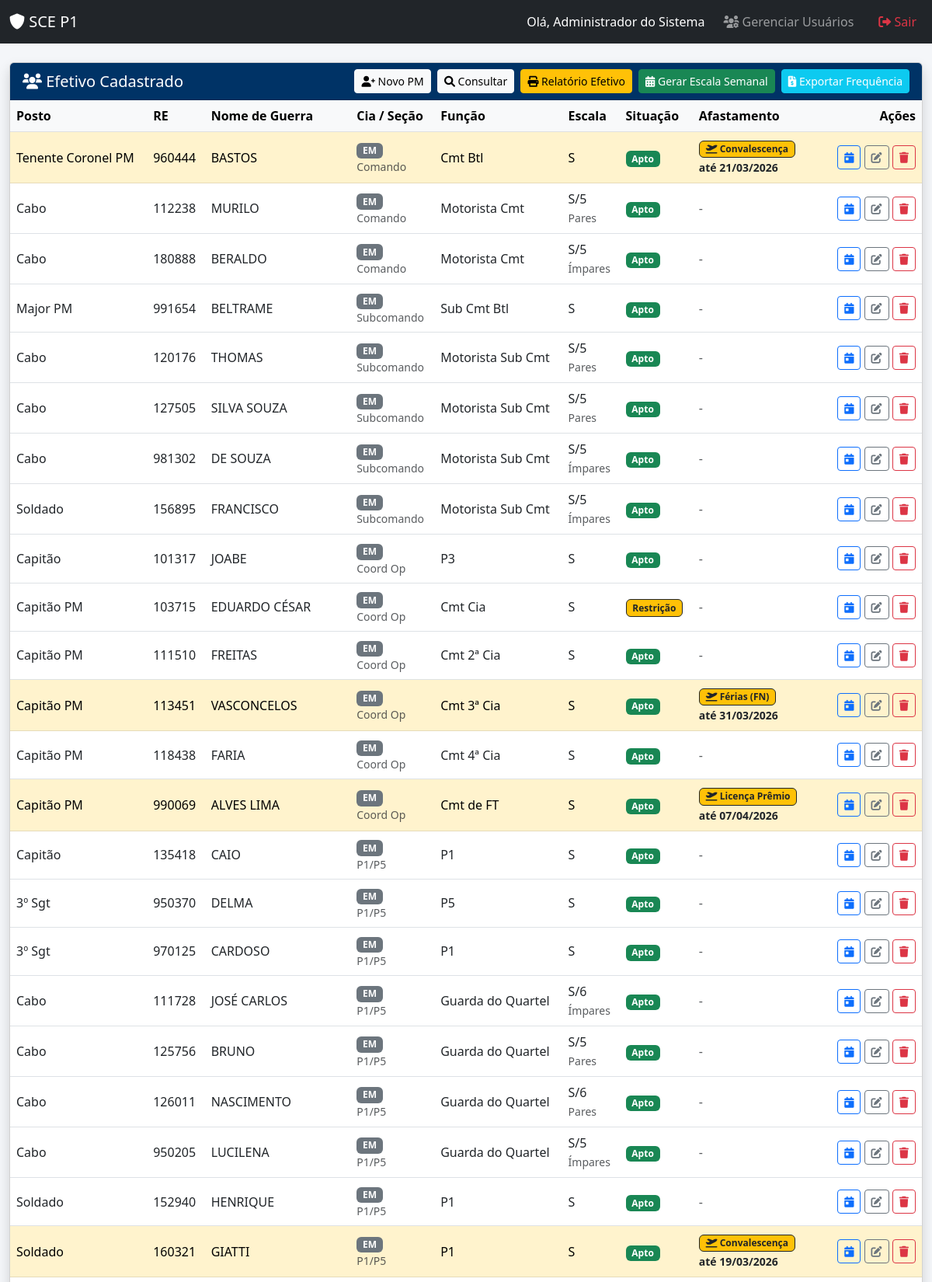
/ (signed in, upper part), run on the app's committed database.
### app.py (models this page shows)
class Usuario(UserMixin, db.Model):
    id = db.Column(db.Integer, primary_key=True)
    username = db.Column(db.String(20), unique=True, nullable=False)
    re = db.Column(db.String(20), unique=True, nullable=False)
    nome = db.Column(db.String(100), nullable=False)
    password = db.Column(db.String(100), nullable=False)
    perfil = db.Column(db.String(20), default='comum') # 'admin', 'operador', 'comum'

class Policial(db.Model):
    id = db.Column(db.Integer, primary_key=True)
    posto = db.Column(db.String(20))
    re = db.Column(db.String(20), unique=True)
    nome = db.Column(db.String(100))
    nome_guerra = db.Column(db.String(50))
    cia = db.Column(db.String(20))
    secao_em = db.Column(db.String(50))
    tipo_escala = db.Column(db.String(20))
    inicio_pares = db.Column(db.Boolean, default=True) # True = Dias Pares
    data_base_escala = db.Column(db.Date, nullable=True)
    funcao = db.Column(db.String(100))
    equipe = db.Column(db.String(50))
    viatura = db.Column(db.String(50))
    ativo = db.Column(db.Boolean, default=True)
    status_saude = db.Column(db.String(50), default='Apto Sem Restrições')
    restricao_tipo = db.Column(db.String(100))
    data_fim_restricao = db.Column(db.Date)

### app.py (the view)
@app.route('/')
@login_required
def index():
    verificar_validade_restricoes()
    pms_raw = Policial.query.filter_by(ativo=True).all()
    hoje = datetime.now().date()
    siglas_afastamento = ['F', 'FN', 'FS', 'CV', 'LP', 'LSV', 'LTS', 'AD', 'LG', 'LA', 'PT', 'NP', 'EAP', 'LT']
    nomes_afastamento = {
        'F': 'Férias',
        'FN': 'Férias (FN)',
        'FS': 'Falta ao Serv.',
        'CV': 'Convalescença',
        'LP': 'Licença Prêmio',
        'LSV': 'Lic. Sem Venc.',
        'LTS': 'Trat. Saúde',
        'AD': 'Adido (Outra OPM)',
        'LG': 'Licença Gestante',
        'PT': 'Lic. Paternidade',
        'LA': 'Licença Adoção',
        'NP': 'Núpcias',
        'LT': 'Luto'
    }
    for pm in pms_raw:
        pm.afastamento_atual = None
        pm.data_fim_afastamento = None
        alt_hoje = AlteracaoEscala.query.filter_by(policial_id=pm.id, data=hoje).first()
        if alt_hoje and alt_hoje.valor in siglas_afastamento:
            sigla = alt_hoje.valor
            pm.afastamento_atual = nomes_afastamento.get(sigla, sigla)
            alts_futuras = AlteracaoEscala.query.filter(
                AlteracaoEscala.policial_id == pm.id,
                AlteracaoEscala.data >= hoje
            ).order_by(AlteracaoEscala.data).all()
            data_fim = hoje
            for alt in alts_futuras:
                if alt.valor == sigla and (alt.data - data_fim).days <= 1:
                    data_fim = alt.data
                elif alt.valor != sigla:
                    break # Mudou de código (ex: de Férias para Trabalho), encerra a busca
            pm.data_fim_afastamento = data_fim
    tem_em = any(pm.cia == 'EM' for pm in pms_raw)
    if tem_em:
        pms_em = [p for p in pms_raw if p.cia == 'EM']
        pms_outros = [p for p in pms_raw if p.cia != 'EM']
        pms_ordenados = ordenar_em_agrupado(pms_em) + ordenar_por_antiguidade(pms_outros)
    else:
        pms_ordenados = ordenar_por_antiguidade(pms_raw)
    e_admin = (getattr(current_user, 'perfil', 'usuario') == 'admin')
    return render_template('index.html', pms=pms_ordenados, user=current_user, e_admin=e_admin, hoje=hoje)

### app.py (called while the page is built)
@login_manager.user_loader
def load_user(user_id):
    return db.session.get(Usuario, int(user_id))

def ordenar_por_antiguidade(lista_pms):
    return sorted(lista_pms, key=lambda pm: (HIERARQUIA.get(pm.posto, 99), pm.re))

def ordenar_em_agrupado(lista_pms):
    return sorted(lista_pms, key=lambda pm: (
        ORDEM_SECOES_EM.get(pm.secao_em, 99),
        HIERARQUIA.get(pm.posto, 99),
        pm.re
    ))

def verificar_validade_restricoes():
    hoje = datetime.now().date()
    pms_restritos = Policial.query.filter(
        Policial.status_saude == 'Apto Com Restrições',
        Policial.data_fim_restricao != None
    ).all()
    alterados = 0
    for pm in pms_restritos:
        if pm.data_fim_restricao < hoje:
            pm.status_saude = 'Apto Sem Restrições'
            pm.restricao_tipo = None
            pm.data_fim_restricao = None
            alterados += 1
    if alterados > 0: db.session.commit()

### templates/index.html (shortened to what this page needs)
<!DOCTYPE html>
<html lang="pt-br">
<head>
    <link href="https://cdn.jsdelivr.net/npm/bootstrap@5.3.0/dist/css/bootstrap.min.css" rel="stylesheet">
    <link href="https://cdnjs.cloudflare.com/ajax/libs/font-awesome/6.0.0/css/all.min.css" rel="stylesheet">
</head>
<body>
    <nav class="navbar navbar-expand-lg navbar-dark bg-dark">
        <div class="container-fluid">
            <a class="navbar-brand" href="#"><i class="fas fa-shield-alt"></i> SCE P1</a>
            <div class="collapse navbar-collapse" id="navbarNav">
                <ul class="navbar-nav ms-auto">
                    <li class="nav-item">
                        <span class="nav-link text-white">Olá, {{ user.nome }}</span>
                    </li>
                    {% if e_admin %}
                    <li class="nav-item">
                        <a class="nav-link btn btn-outline-light btn-sm ms-2" href="{{ url_for('listar_usuarios') }}">
                            <i class="fas fa-users-cog"></i> Gerenciar Usuários
                        </a>
                    </li>
                    {% endif %}
                    <li class="nav-item">
                        <a class="nav-link text-danger ms-3" href="{{ url_for('logout') }}">
                            <i class="fas fa-sign-out-alt"></i> Sair
                        </a>
                    </li>
                </ul>
            </div>
        </div>
    </nav>
    <div class="container-fluid mt-4">
        <div class="card shadow">
            <div class="card-header card-header-custom d-flex justify-content-between align-items-center">
                <h5 class="mb-0"><i class="fas fa-users"></i> Efetivo Cadastrado</h5>
                <div>
                    <button class="btn btn-light btn-sm" data-bs-toggle="modal" data-bs-target="#modal-novo">
                        <i class="fas fa-user-plus"></i> Novo PM
                    </button>
                    <a href="{{ url_for('consultar_pm') }}" class="btn btn-light btn-sm ms-1">
                        <i class="fas fa-search"></i> Consultar
                    </a>
                    <button class="btn btn-warning btn-sm ms-1" data-bs-toggle="modal" data-bs-target="#modal-relatorio">
                        <i class="fas fa-print"></i> Relatório Efetivo
                    </button>
                    <button class="btn btn-success btn-sm ms-1" data-bs-toggle="modal" data-bs-target="#modal-escala">
                        <i class="fas fa-calendar-alt"></i> Gerar Escala Semanal
                    </button>
                    <button class="btn btn-info btn-sm text-white ms-1" data-bs-toggle="modal" data-bs-target="#modal-frequencia">
                        <i class="fas fa-file-invoice-dollar"></i> Exportar Frequência
                    </button>
                </div>
            </div>
            <div class="card-body p-0">
                <div class="table-responsive">
                    <table class="table table-hover mb-0 align-middle">
                        <thead class="table-light">
                            <tr>
                                <th>Posto</th>
                                <th>RE</th>
                                <th>Nome de Guerra</th>
                                <th>Cia / Seção</th>
                                <th>Função</th>
                                <th>Escala</th>
                                <th>Situação</th>
                                <th>Afastamento</th>
                                <th class="text-end">Ações</th>
                            </tr>
                        </thead>
                        <tbody>
                            {% for pm in pms %}
                            <tr class="{% if pm.afastamento_atual %}table-warning{% endif %}">
                                <td>{{ pm.posto }}</td>
                                <td>{{ pm.re }}</td>
                                <td>{{ pm.nome_guerra }}</td>
                                <td>
                                    <span class="badge bg-secondary">{{ pm.cia }}</span>
                                    {% if pm.cia == 'EM' %}
                                        <small class="text-muted d-block">{{ pm.secao_em }}</small>
                                    {% endif %}
                                </td>
                                <td>{{ pm.funcao or '-' }}</td>
                                <td>
                                    {{ pm.tipo_escala }}
                                    {% if pm.tipo_escala in ['S/3', 'S/4', 'S/5', 'S/6', '12x36'] %}
                                        <br><small class="text-muted">{{ 'Pares' if pm.inicio_pares else 'Ímpares' }}</small>
                                    {% endif %}
                                </td>
                                <td>
                                    {% if pm.status_saude == 'Apto Sem Restrições' %}
                                        <span class="badge bg-success">Apto</span>
                                    {% else %}
                                        <span class="badge bg-warning text-dark border border-dark" title="{{ pm.restricao_tipo }}">Restrição</span>
                                    {% endif %}
                                </td>
                                <td>
                                    {% if pm.afastamento_atual %}
                                        <span class="badge bg-warning text-dark border border-dark">
                                            <i class="fas fa-plane-departure"></i> {{ pm.afastamento_atual }}
                                        </span><br>
                                        <small class="fw-bold text-dark">
                                            até {{ pm.data_fim_afastamento.strftime('%d/%m/%Y') if pm.data_fim_afastamento else 'Indefinido' }}
                                        </small>
                                    {% else %}
                                        <span class="text-muted">-</span>
                                    {% endif %}
                                </td>
                                <td class="text-end">
                                    <a href="{{ url_for('escala', id_pm=pm.id) }}" class="btn btn-sm btn-outline-primary" title="Editar Escala">
                                        <i class="fas fa-calendar-day"></i>
                                    </a>
                                    <button class="btn btn-sm btn-outline-secondary btn-editar"
                                            data-bs-toggle="modal" data-bs-target="#modal-novo"
                                            data-id="{{ pm.id }}"
                                            data-re="{{ pm.re }}"
                                            data-posto="{{ pm.posto }}"
                                            data-nome="{{ pm.nome }}"
                                            data-guerra="{{ pm.nome_guerra }}"
                                            data-cia="{{ pm.cia }}"
                                            data-secao="{{ pm.secao_em }}"
                                            data-funcao="{{ pm.funcao }}"
                                            data-viatura="{{ pm.viatura }}"
                                            data-equipe="{{ pm.equipe }}"
                                            data-escala="{{ pm.tipo_escala }}"
                                            data-pares="{{ 'true' if pm.inicio_pares else 'false' }}"
                                            data-saude="{{ pm.status_saude }}"
                                            data-restricao="{{ pm.restricao_tipo }}"
                                            data-fim="{{ pm.data_fim_restricao }}"
                                            title="Editar Dados Cadastrais">
                                        <i class="fas fa-edit"></i>
                                    </button>
                                    {% if e_admin %}
                                    <a href="{{ url_for('excluir_pm', id_pm=pm.id) }}" class="btn btn-sm btn-outline-danger" onclick="return confirm('Tem certeza que deseja excluir/inativar este PM?');">
                                        <i class="fas fa-trash"></i>
                                    </a>
                                    {% endif %}
                                </td>
                            </tr>
                            {% endfor %}
                        </tbody>
                    </table>
                </div>
            </div>
        </div>
    </div>
</body>
</html>

### templates/index.html (style rules this page uses)
body { background-color: #f4f6f9; }
.card-header-custom { background-color: #003366; color: white; }

### data on the page
Usuario: nome "Administrador do Sistema"
Policial: posto "Tenente Coronel PM", re "960444", nome_guerra "BASTOS", cia "EM", secao_em "Comando", funcao "Cmt Btl", tipo_escala "S", shows "Apto", afastamento_atual "Convalescença", data_fim_afastamento "21/03/2026"
Policial: posto "Cabo", re "112238", nome_guerra "MURILO", cia "EM", secao_em "Comando", funcao "Motorista Cmt", tipo_escala "S/5", inicio_pares "Pares", shows "Apto"
Policial: posto "Cabo", re "180888", nome_guerra "BERALDO", cia "EM", secao_em "Comando", funcao "Motorista Cmt", tipo_escala "S/5", inicio_pares "Ímpares", shows "Apto"
Policial: posto "Major PM", re "991654", nome_guerra "BELTRAME", cia "EM", secao_em "Subcomando", funcao "Sub Cmt Btl", tipo_escala "S", shows "Apto"
Policial: posto "Cabo", re "120176", nome_guerra "THOMAS", cia "EM", secao_em "Subcomando", funcao "Motorista Sub Cmt", tipo_escala "S/5", inicio_pares "Pares", shows "Apto"
Policial: posto "Cabo", re "127505", nome_guerra "SILVA SOUZA", cia "EM", secao_em "Subcomando", funcao "Motorista Sub Cmt", tipo_escala "S/5", inicio_pares "Pares", shows "Apto"
Policial: posto "Cabo", re "981302", nome_guerra "DE SOUZA", cia "EM", secao_em "Subcomando", funcao "Motorista Sub Cmt", tipo_escala "S/5", inicio_pares "Ímpares", shows "Apto"
Policial: posto "Soldado", re "156895", nome_guerra "FRANCISCO", cia "EM", secao_em "Subcomando", funcao "Motorista Sub Cmt", tipo_escala "S/5", inicio_pares "Ímpares", shows "Apto"
Policial: posto "Capitão", re "101317", nome_guerra "JOABE", cia "EM", secao_em "Coord Op", funcao "P3", tipo_escala "S", shows "Apto"
Policial: posto "Capitão PM", re "103715", nome_guerra "EDUARDO CÉSAR", cia "EM", secao_em "Coord Op", funcao "Cmt Cia", tipo_escala "S"
Policial: posto "Capitão PM", re "111510", nome_guerra "FREITAS", cia "EM", secao_em "Coord Op", funcao "Cmt 2ª Cia", tipo_escala "S", shows "Apto"
Policial: posto "Capitão PM", re "113451", nome_guerra "VASCONCELOS", cia "EM", secao_em "Coord Op", funcao "Cmt 3ª Cia", tipo_escala "S", shows "Apto", afastamento_atual "Férias (FN)", data_fim_afastamento "31/03/2026"
Policial: posto "Capitão PM", re "118438", nome_guerra "FARIA", cia "EM", secao_em "Coord Op", funcao "Cmt 4ª Cia", tipo_escala "S", shows "Apto"
Policial: posto "Capitão PM", re "990069", nome_guerra "ALVES LIMA", cia "EM", secao_em "Coord Op", funcao "Cmt de FT", tipo_escala "S", shows "Apto", afastamento_atual "Licença Prêmio", data_fim_afastamento "07/04/2026"
Policial: posto "Capitão", re "135418", nome_guerra "CAIO", cia "EM", secao_em "P1/P5", funcao "P1", tipo_escala "S", shows "Apto"
Policial: posto "3º Sgt", re "950370", nome_guerra "DELMA", cia "EM", secao_em "P1/P5", funcao "P5", tipo_escala "S", shows "Apto"
Policial: posto "3º Sgt", re "970125", nome_guerra "CARDOSO", cia "EM", secao_em "P1/P5", funcao "P1", tipo_escala "S", shows "Apto"
Policial: posto "Cabo", re "111728", nome_guerra "JOSÉ CARLOS", cia "EM", secao_em "P1/P5", funcao "Guarda do Quartel", tipo_escala "S/6", inicio_pares "Ímpares", shows "Apto"
Policial: posto "Cabo", re "125756", nome_guerra "BRUNO", cia "EM", secao_em "P1/P5", funcao "Guarda do Quartel", tipo_escala "S/5", inicio_pares "Pares", shows "Apto"
Policial: posto "Cabo", re "126011", nome_guerra "NASCIMENTO", cia "EM", secao_em "P1/P5", funcao "Guarda do Quartel", tipo_escala "S/6", inicio_pares "Pares", shows "Apto"
Policial: posto "Cabo", re "950205", nome_guerra "LUCILENA", cia "EM", secao_em "P1/P5", funcao "Guarda do Quartel", tipo_escala "S/5", inicio_pares "Ímpares", shows "Apto"
Policial: posto "Soldado", re "152940", nome_guerra "HENRIQUE", cia "EM", secao_em "P1/P5", funcao "P1", tipo_escala "S", shows "Apto"
Policial: posto "Soldado", re "160321", nome_guerra "GIATTI", cia "EM", secao_em "P1/P5", funcao "P1", tipo_escala "S", shows "Apto", afastamento_atual "Convalescença", data_fim_afastamento "19/03/2026"
